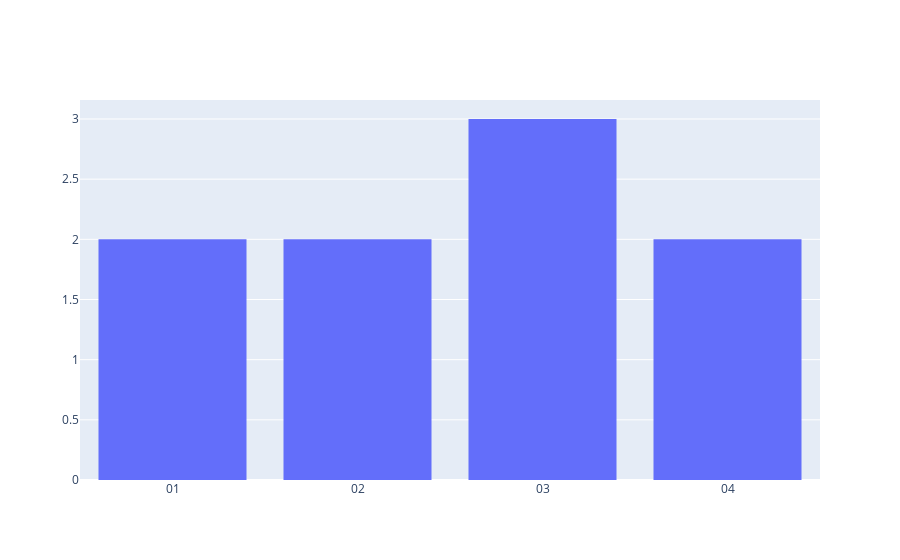

The code cell stored with this chart in its notebook:
### Code cell
# Plot the histogram of month of year 2023
df_2023 = df2[df2['Year'] == '2023']
fig = go.Figure(data=[go.Histogram(x=df_2023['Month'])])
fig.update_layout(xaxis={'categoryorder': 'array', 'categoryarray': sorted(df_2023['Month'].unique())})
fig.show()

### Figure 1 — Plotly figure (JSON) as saved in the notebook; plotly's stock layout.template omitted (floating-point values rounded to 4 significant figures)
{"data": [{"type": "histogram", "x": ["04", "04", "03", "01", "01", "02", "02", "03", "03"]}], "layout": {"xaxis": {"categoryarray": ["01", "02", "03", "04"], "categoryorder": "array"}}}
